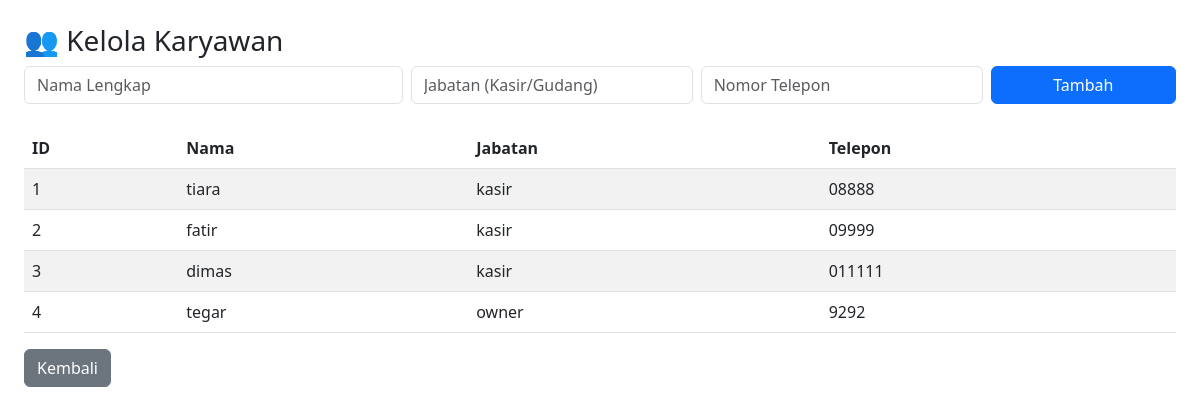
Page /kelola_karyawan.php (signed in) on the committed database.
### tables this page shows
CREATE TABLE `karyawan` (
  `idKaryawan` int(11) NOT NULL,
  `namaKaryawan` varchar(100) DEFAULT NULL,
  `jabatan` varchar(50) DEFAULT NULL,
  `noTelepon` varchar(20) DEFAULT NULL,
  `userId` int(11) DEFAULT NULL
);

### kelola_karyawan.php (the view, shortened to what this page needs)
<?php
include 'koneksi.php';
?>
<!DOCTYPE html>
<html>
<head><link href="https://cdn.jsdelivr.net/npm/bootstrap@5.3.0/dist/css/bootstrap.min.css" rel="stylesheet"></head>
<body class="p-4">
    <h3>👥 Kelola Karyawan</h3>
    <form method="POST" class="row g-2 mb-4">
        <div class="col-md-4"><input type="text" name="nama" class="form-control" placeholder="Nama Lengkap" required></div>
        <div class="col-md-3"><input type="text" name="jabatan" class="form-control" placeholder="Jabatan (Kasir/Gudang)" required></div>
        <div class="col-md-3"><input type="text" name="telp" class="form-control" placeholder="Nomor Telepon"></div>
        <div class="col-md-2"><button type="submit" name="tambah_k" class="btn btn-primary w-100">Tambah</button></div>
    </form>
    <table class="table table-striped">
        <thead><tr><th>ID</th><th>Nama</th><th>Jabatan</th><th>Telepon</th></tr></thead>
        <tbody>
            <?php
            $karyawan = mysqli_query($conn, "SELECT * FROM karyawan");
            while($k = mysqli_fetch_assoc($karyawan)) : ?>
            <tr>
                <td><?= $k['idKaryawan'] ?></td>
                <td><?= $k['namaKaryawan'] ?></td>
                <td><?= $k['jabatan'] ?></td>
                <td><?= $k['noTelepon'] ?></td>
            </tr>
            <?php endwhile; ?>
        </tbody>
    </table>
    <a href="index.php" class="btn btn-secondary">Kembali</a>
</body>
</html>

### rows in the picture
karyawan: idKaryawan "1", namaKaryawan "tiara", jabatan "kasir", noTelepon "08888"
karyawan: idKaryawan "2", namaKaryawan "fatir", jabatan "kasir", noTelepon "09999"
karyawan: idKaryawan "3", namaKaryawan "dimas", jabatan "kasir", noTelepon "011111"
karyawan: idKaryawan "4", namaKaryawan "tegar", jabatan "owner", noTelepon "9292"
